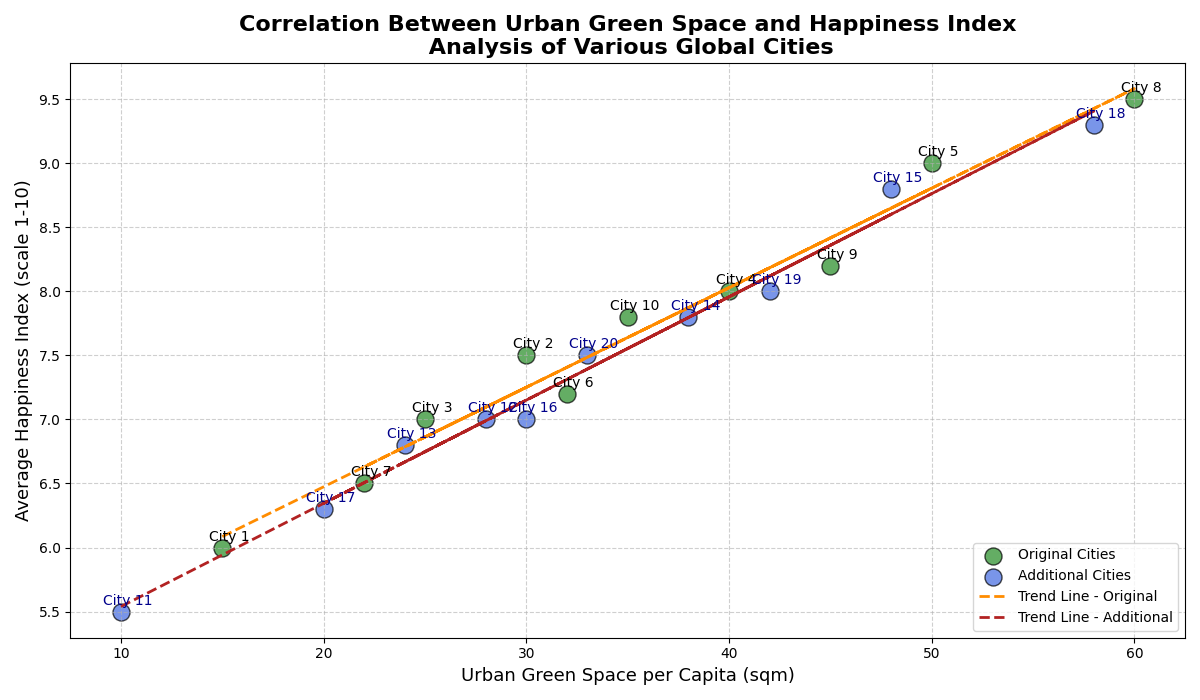

The Python source for this figure:
import matplotlib.pyplot as plt
import numpy as np

# Original cities
original_cities = np.arange(1, 11)
green_space_per_capita_orig = np.array([15, 30, 25, 40, 50, 32, 22, 60, 45, 35])
happiness_index_orig = np.array([6.0, 7.5, 7.0, 8.0, 9.0, 7.2, 6.5, 9.5, 8.2, 7.8])

# Additional cities (new group)
additional_cities = np.arange(11, 21)
green_space_per_capita_add = np.array([10, 28, 24, 38, 48, 30, 20, 58, 42, 33])
happiness_index_add = np.array([5.5, 7.0, 6.8, 7.8, 8.8, 7.0, 6.3, 9.3, 8.0, 7.5])

# Create scatter plot
plt.figure(figsize=(12, 7))
plt.scatter(green_space_per_capita_orig, happiness_index_orig, color='forestgreen', edgecolors='black', s=150, alpha=0.7, label='Original Cities')
plt.scatter(green_space_per_capita_add, happiness_index_add, color='royalblue', edgecolors='black', s=150, alpha=0.7, label='Additional Cities')

# Annotations for original cities
for i, city in enumerate(original_cities):
    plt.annotate(f'City {city}', 
                 (green_space_per_capita_orig[i], happiness_index_orig[i]),
                 textcoords="offset points",
                 xytext=(5,5),
                 ha='center', fontsize=10, color='black')

# Annotations for additional cities
for i, city in enumerate(additional_cities):
    plt.annotate(f'City {city}', 
                 (green_space_per_capita_add[i], happiness_index_add[i]),
                 textcoords="offset points",
                 xytext=(5,5),
                 ha='center', fontsize=10, color='darkblue')

# Titles and labels
plt.title("Correlation Between Urban Green Space and Happiness Index\n Analysis of Various Global Cities", fontsize=16, fontweight='bold')
plt.xlabel("Urban Green Space per Capita (sqm)", fontsize=13)
plt.ylabel("Average Happiness Index (scale 1-10)", fontsize=13)

# Grid configuration to improve readability
plt.grid(True, linestyle='--', alpha=0.6)

# Add trend lines for both groups (linear regression)
m_orig, b_orig = np.polyfit(green_space_per_capita_orig, happiness_index_orig, 1)
plt.plot(green_space_per_capita_orig, m_orig * green_space_per_capita_orig + b_orig, color='darkorange', linestyle='--', linewidth=2, label='Trend Line - Original')

m_add, b_add = np.polyfit(green_space_per_capita_add, happiness_index_add, 1)
plt.plot(green_space_per_capita_add, m_add * green_space_per_capita_add + b_add, color='firebrick', linestyle='--', linewidth=2, label='Trend Line - Additional')

# Add legend
plt.legend(loc='lower right')

# Automatically adjust layout to prevent text overlapping
plt.tight_layout()

# Display the plot
plt.show()
